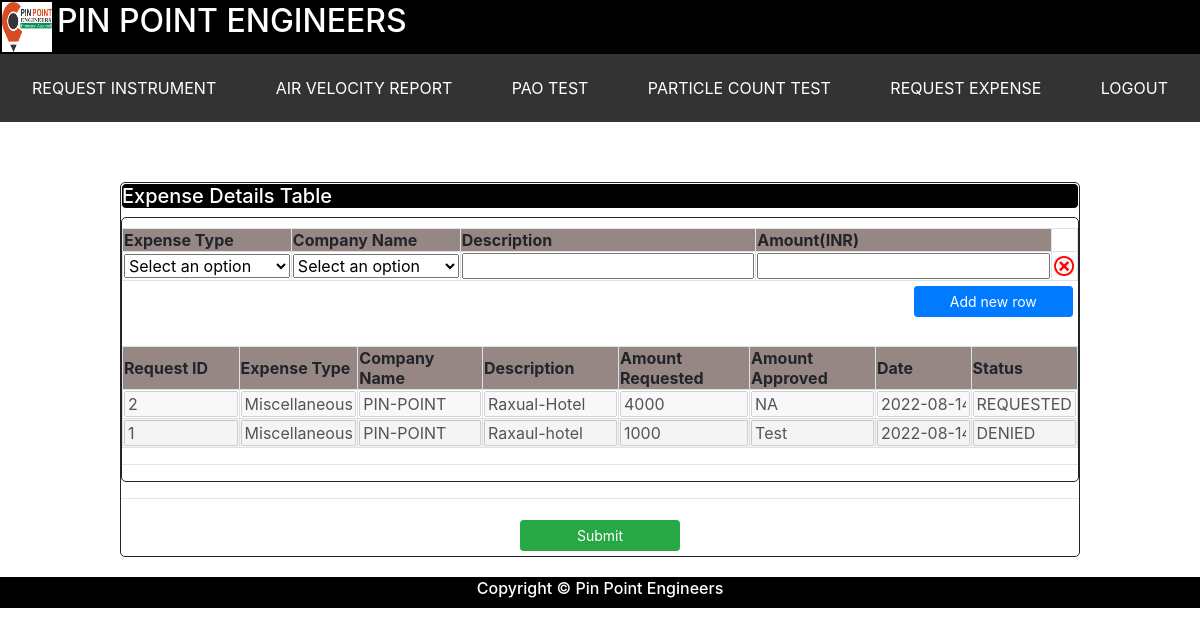
Before: /request_expense (signed in) with the older database file.
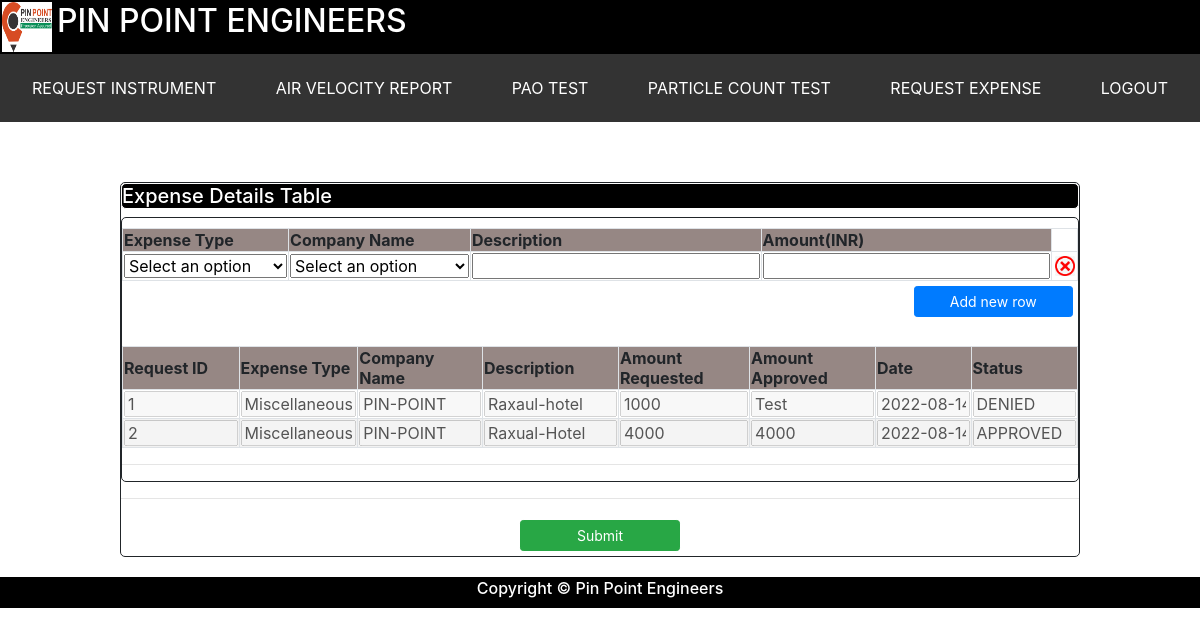
After: the same page with the newer database file.
### tables this page shows
CREATE TABLE ExpenseMaster        
           (    request_id INTEGER PRIMARY KEY AUTOINCREMENT,
                Expensetype varchar(255),
                company_name varchar(255),
                Description varchar(255),
                Amount_requested varchar(255),
                Amount_approved varchar(255),
                userID varchar(255),
                userName varchar(255),
                date varchar(255),
                STATUS varchar(255),
                updatedBY varchar(255));

### app.py (the view)
@app.route("/request_expense")
def request_expense():
    if 'user' in session:
        session_var     = session['user']
        customer_details  = dbo.get_company_details()
        company_name_list = customer_details.COMPANY_NAME.unique().tolist()
        expense_frame     = dbo.get_expense_sheet_by_user(session_var['user'])
        expense_frame['Description'] = expense_frame['Description'].apply(lambda x : str(x).replace(' ','-'))
        expense_frame['company_name'] = expense_frame['company_name'].apply(lambda x : str(x).replace(' ','-'))
        expense_frame     = expense_frame.to_dict('records')
        session_var = session['user']
        role = session_var["role"]
        return make_response(render_template('ELOGBOOK/request_expense.html',expense_record = expense_frame,company_list=company_name_list,role = role),200)
    return make_response(render_template('LOGIN_PAGE/login.html'),200)

### db_dervices.py (called while the page is built)
    def get_company_details(self):
        try:
            stmt = "SELECT * from company_details "
            cursor = self.conn.execute(stmt)
            company_list = []
            for row in cursor:
                company_list.append(list(row))
            company_frame = pd.DataFrame(company_list,columns = ['COMPANY_NAME', 'ADDRESS', 'REPORT_NUMBER'])
            return company_frame
        except Exception as e:
            return e

    def get_expense_sheet_by_user(self,userid):
            stmt = "SELECT * from ExpenseMaster where userid='{}' ORDER BY STATUS DESC ".format(userid)
            cursor = self.conn.execute(stmt)
            expense_list = []
            for row in cursor:
                expense_list.append(list(row))
            expense_frame = pd.DataFrame(expense_list,columns = ['request_id','Expensetype' ,'company_name','Description' ,
                       'Amount_requested' , 'Amount_approved' ,'userID',
                       'userName','date','STATUS','updatedBY'])
            expense_frame = expense_frame[['request_id','Expensetype' ,'company_name','Description' ,
                                          'Amount_requested','Amount_approved','date','STATUS','updatedBY']]
            return expense_frame

### templates/ELOGBOOK/request_expense.html (shortened to what this page needs)
<html>
<head>
	<link rel="stylesheet" type="text/css" href="static/css/bootstrap.min.css">
	<link rel="stylesheet" type="text/css" href="static/css/styles.css">
</head>
<body>
<my-header></my-header>
	<div id="frame_container">
		<h5 id = "container_header">Expense Details Table</h5>
		<div id="data_frame">
			<div class="frame">
				<div class="sections">
					<table class="code_tbl table-striped table-bordered">
					<tr>
					    <th>Expense Type</th>
						<th>Company Name</th>
						<th>Description</th>
						<th>Amount(INR)</th>
					</tr>
					<tr>
						<td>
						<select class="textfield" name="Expensetype" id="Expensetype" style="width:100%">
						<option value="" selected>Select an option</option>
						</select>
						</td>
					<td>
						<select class="textfield" name="company_name" id="company_name" style="width:100%">
						<option value="" selected>Select an option</option>
						</select>
						</td>
					<td><input type="text" name="Description" class="textfield" ></td>
					<td><input type="number" name="Amount" class="textfield" ></td>
                    <td class="del_row"><img src = "static/images/delete.png" class="del_row_img" onclick="delete_row(this)"></td>
					</tr>
					</table>
					<div class="add_row_button">
					<button id="add_row1" type="button" class="btn btn-sm btn-primary col-sm-2 btn_row" onclick="add_row(this)">Add new row</button>
					</div>
					<br>
					<table class="code_tbl table-striped table-bordered" id="EXPENSETABLE" name="EXPENSETABLE">
						<tr>
						    <th>Request ID</th>
						    <th>Expense Type</th>
							<th>Company Name</th>
							<th>Description</th>
							<th>Amount Requested</th>
							<th>Amount Approved</th>
							<th>Date</th>
							<th>Status</th>
						</tr>
						<tr>
						{% for expense_entry in expense_record %}
							<td><input type="text" name="request_id" value={{expense_entry.request_id}} class="textfield" disabled></td>
							<td><input type="text" name="Expensetype" value={{expense_entry.Expensetype}} class="textfield" disabled></td>
							<td><input type="text" name="company_name" value={{expense_entry.company_name}} class="textfield" disabled></td>
							<td><input type="text" name="Description" value={{expense_entry.Description}} class="textfield" disabled></td>
							<td><input type="text" name="Amount_requested" value={{expense_entry.Amount_requested}} class="textfield" disabled></td>
							<td><input type="text" name="Amount_approved" value={{expense_entry.Amount_approved}} class="textfield" disabled></td>
							<td><input type="text" name="date" value={{expense_entry.date}} class="textfield" disabled></td>
							<td><input type="text" name="STATUS" value={{expense_entry.STATUS}} class="textfield" disabled></td>
							</tr>
						{% endfor %}
					</table>
					<hr size="10">
				</div>
			</div>
		</div>
		<hr size="10">
		<div id="action_row">
			<button id="submit_button" type="submit" class="btn btn-sm btn-success col-sm-2" onclick="submit_request_expense()">Submit</button>
		</div>
	</div>
<my-footer></my-footer>
</body>
</html>

### static/css/styles.css (style rules this page uses)
#frame_container { margin-top:5%; margin-left:10%; margin-right:10%; border-style: solid; border-width: 1px; border-radius: 5px; }
#container_header { border-style: solid; border-width: 1px; border-radius: 5px; background-color:#000000; color:#ffffff; display: flex; flex-wrap: wrap; }
#data_frame { width:100%; display:block; }
.frame { border-style: solid; border-width: 1px; border-radius: 5px; }
table { width:100%; }
.sections { padding-top:10px; }
th { background-color:#968784; }
.add_row_button { width:100%; text-align:right; }
input { width:100%; }
#action_row { width:100%; text-align:center; display:block; }
button { margin:5px; }
.del_row { text-align:center; }
.del_row_img { width:20px; height:20px; }

Changed rows visible on the page:
shown differently, row unchanged: ExpenseMaster "Raxaul-hotel": moves up the list
changed ExpenseMaster "Raxual-Hotel": Amount_approved "NA" → "4000"; STATUS "REQUESTED" → "APPROVED"
